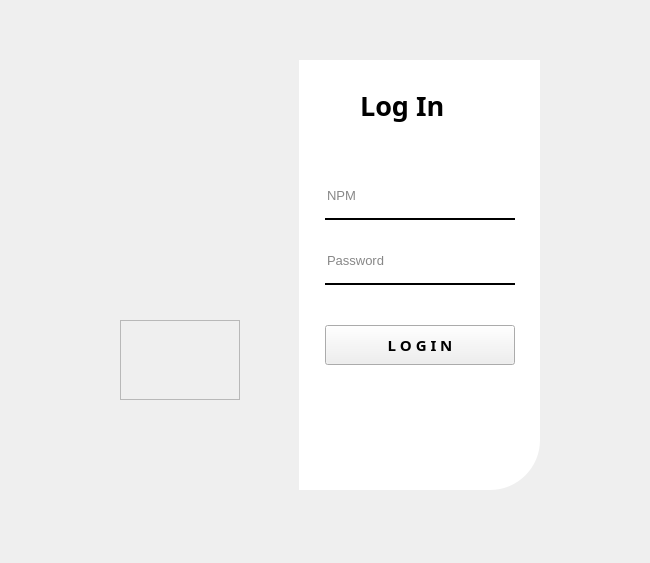
<?xml version="1.0" encoding="UTF-8"?>
<ui version="4.0">
 <class>Form</class>
 <widget class="QWidget" name="Form">
  <property name="geometry">
   <rect>
    <x>0</x>
    <y>0</y>
    <width>650</width>
    <height>563</height>
   </rect>
  </property>
  <property name="windowTitle">
   <string>Form</string>
  </property>
  <widget class="QWidget" name="widget" native="true">
   <property name="geometry">
    <rect>
     <x>30</x>
     <y>30</y>
     <width>550</width>
     <height>500</height>
    </rect>
   </property>
   <widget class="QLabel" name="label">
    <property name="geometry">
     <rect>
      <x>40</x>
      <y>30</y>
      <width>251</width>
      <height>430</height>
     </rect>
    </property>
    <property name="styleSheet">
     <string notr="true">border-image: url(:/images/img/background.png);
background-size: cover;
background-position: center;
width: 100%;
height: 100%;
border-top-left-radius:50px;</string>
    </property>
    <property name="text">
     <string/>
    </property>
   </widget>
   <widget class="QLabel" name="label_2">
    <property name="geometry">
     <rect>
      <x>269</x>
      <y>30</y>
      <width>241</width>
      <height>430</height>
     </rect>
    </property>
    <property name="styleSheet">
     <string notr="true">background-color: rgb(255, 255, 255);
border-bottom-right-radius:50px;</string>
    </property>
    <property name="text">
     <string/>
    </property>
   </widget>
   <widget class="QLabel" name="label_3">
    <property name="geometry">
     <rect>
      <x>330</x>
      <y>50</y>
      <width>111</width>
      <height>51</height>
     </rect>
    </property>
    <property name="font">
     <font>
      <family>Poppins</family>
      <pointsize>20</pointsize>
      <weight>87</weight>
      <italic>false</italic>
      <bold>true</bold>
     </font>
    </property>
    <property name="styleSheet">
     <string notr="true">font: 20pt &quot;Poppins&quot;;
font-weight: 700;</string>
    </property>
    <property name="text">
     <string>Log In</string>
    </property>
   </widget>
   <widget class="QLineEdit" name="lineNpm">
    <property name="geometry">
     <rect>
      <x>295</x>
      <y>150</y>
      <width>190</width>
      <height>40</height>
     </rect>
    </property>
    <property name="font">
     <font>
      <pointsize>10</pointsize>
     </font>
    </property>
    <property name="styleSheet">
     <string notr="true">background-color: rgb(0, 0, 0, 0);
border:none;
border-bottom:2px solid #000000;
color:rgba(0, 0, 0, 240);
padding-bottom:7px;</string>
    </property>
    <property name="placeholderText">
     <string>NPM</string>
    </property>
   </widget>
   <widget class="QLineEdit" name="linePassword">
    <property name="geometry">
     <rect>
      <x>295</x>
      <y>215</y>
      <width>190</width>
      <height>40</height>
     </rect>
    </property>
    <property name="font">
     <font>
      <pointsize>10</pointsize>
     </font>
    </property>
    <property name="styleSheet">
     <string notr="true">background-color: rgb(0, 0, 0, 0);
border:none;
border-bottom:2px solid #000000;
color:rgba(0, 0, 0, 240);
padding-bottom:7px;</string>
    </property>
    <property name="echoMode">
     <enum>QLineEdit::Password</enum>
    </property>
    <property name="placeholderText">
     <string>Password</string>
    </property>
   </widget>
   <widget class="QPushButton" name="loginbtn">
    <property name="geometry">
     <rect>
      <x>295</x>
      <y>295</y>
      <width>190</width>
      <height>40</height>
     </rect>
    </property>
    <property name="font">
     <font>
      <family>Poppins</family>
      <pointsize>11</pointsize>
      <weight>87</weight>
      <italic>false</italic>
      <bold>true</bold>
     </font>
    </property>
    <property name="cursor">
     <cursorShape>PointingHandCursor</cursorShape>
    </property>
    <property name="styleSheet">
     <string notr="true">font: 11pt &quot;Poppins&quot;;
font-weight: 700;

QPushButton #pushButton {
    background-color: qlineargradient(
        spread:pad, 
        x1:0, y1:0.505682, 
        x2:1, y2:0.477,
        stop:0 rgba(11, 131, 120, 219), 
        stop:1 rgba(85, 98, 112, 226)
    );
    color: rgba(255, 255, 255, 210);
    border-radius: 5px;
}

QPushButton #pushButton:hover {
    background-color: qlineargradient(
        spread:pad, 
        x1:0, y1:0.505682, 
        x2:1, y2:0.477, 
        stop:0 rgba(150, 123, 111, 219), 
        stop:1 rgba(85, 81, 84, 226)
    );
}

QPushButton #pushButton:pressed {
    padding-left: 5px;
    padding-top: 5px;
    background-color: rgba(150, 123, 111, 255);
}</string>
    </property>
    <property name="text">
     <string>L O G I N</string>
    </property>
   </widget>
   <widget class="QFrame" name="frame">
    <property name="geometry">
     <rect>
      <x>90</x>
      <y>290</y>
      <width>120</width>
      <height>80</height>
     </rect>
    </property>
    <property name="frameShape">
     <enum>QFrame::StyledPanel</enum>
    </property>
    <property name="frameShadow">
     <enum>QFrame::Raised</enum>
    </property>
   </widget>
  </widget>
 </widget>
 <resources>
  <include location="../res.qrc"/>
 </resources>
 <connections/>
</ui>
